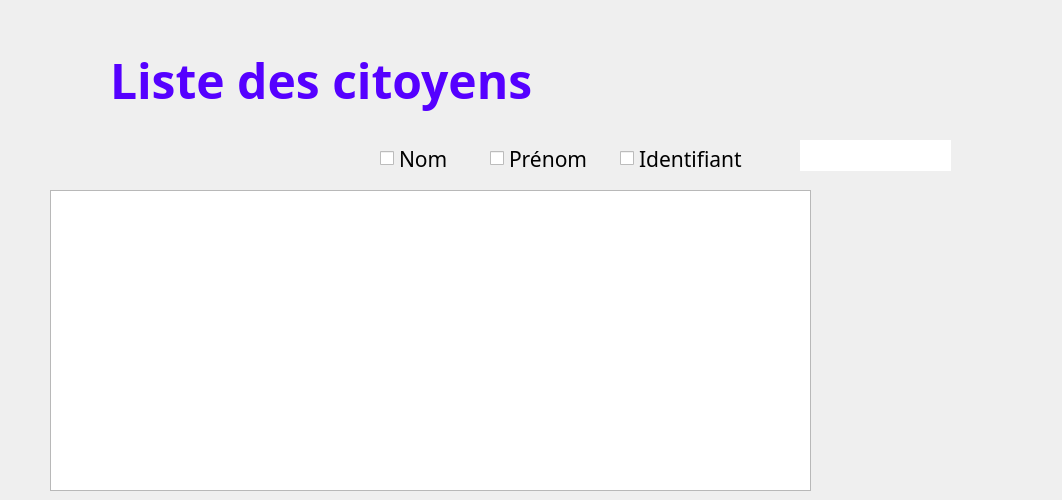
      <widget class="QWidget" name="page_7">
       <widget class="QPushButton" name="recherche">
        <property name="geometry">
         <rect>
          <x>960</x>
          <y>140</y>
          <width>93</width>
          <height>28</height>
         </rect>
        </property>
        <property name="styleSheet">
         <string notr="true">#recherche{
background-color: transparent;
border-image: url(:recherche.png);
background: none;
border: none;
background-repeat: none;
}
</string>
        </property>
        <property name="text">
         <string/>
        </property>
       </widget>
       <widget class="QPushButton" name="Menu_2">
        <property name="geometry">
         <rect>
          <x>20</x>
          <y>20</y>
          <width>61</width>
          <height>51</height>
         </rect>
        </property>
        <property name="styleSheet">
         <string notr="true">#Menu_2{
background-color: transparent;
border-image: url(:Menu.png);
background: none;
border: none;
background-repeat: none;
}
</string>
        </property>
        <property name="text">
         <string/>
        </property>
       </widget>
       <widget class="QLineEdit" name="input_recherche">
        <property name="geometry">
         <rect>
          <x>800</x>
          <y>140</y>
          <width>151</width>
          <height>31</height>
         </rect>
        </property>
        <property name="font">
         <font>
          <family>Javanese Text</family>
          <pointsize>12</pointsize>
         </font>
        </property>
        <property name="styleSheet">
         <string notr="true">#input_recherche {
background-color: transparent;
border-image: url(:champs.png);
background: none;
border: none;
background-repeat: none;
}
</string>
        </property>
       </widget>
       <widget class="QPushButton" name="ajouter_cit">
        <property name="geometry">
         <rect>
          <x>800</x>
          <y>90</y>
          <width>141</width>
          <height>41</height>
         </rect>
        </property>
        <property name="styleSheet">
         <string notr="true">#ajouter_cit{
background-color: transparent;
border-image: url(:Ajouter.png);
background: none;
border: none;
background-repeat: none;
}
#ajouter_cit:hover{
background-color: transparent;
border-image: url(:Ajouter_P.png);
background: none;
border: none;
background-repeat: none;
}</string>
        </property>
        <property name="text">
         <string/>
        </property>
        <property name="checkable">
         <bool>false</bool>
        </property>
        <property name="autoDefault">
         <bool>false</bool>
        </property>
        <property name="flat">
         <bool>false</bool>
        </property>
       </widget>
       <widget class="QTableView" name="tableView_citoyen">
        <property name="geometry">
         <rect>
          <x>50</x>
          <y>190</y>
          <width>761</width>
          <height>301</height>
         </rect>
        </property>
        <property name="font">
         <font>
          <family>Javanese Text</family>
          <pointsize>14</pointsize>
         </font>
        </property>
       </widget>
       <widget class="QLabel" name="label_34">
        <property name="geometry">
         <rect>
          <x>110</x>
          <y>30</y>
          <width>681</width>
          <height>101</height>
         </rect>
        </property>
        <property name="font">
         <font>
          <family>Segoe Print</family>
         </font>
        </property>
        <property name="styleSheet">
         <string notr="true">#label_16 {
background-color: transparent;
background: none;
border: none;
background-repeat: none;
}
</string>
        </property>
        <property name="text">
         <string>&lt;html&gt;&lt;head/&gt;&lt;body&gt;&lt;p&gt;&lt;span style=&quot; font-size:36pt; font-weight:600; color:#5500ff;&quot;&gt;Liste des citoyens&lt;/span&gt;&lt;/p&gt;&lt;/body&gt;&lt;/html&gt;</string>
        </property>
        <property name="textFormat">
         <enum>Qt::AutoText</enum>
        </property>
        <property name="scaledContents">
         <bool>false</bool>
        </property>
       </widget>
       <widget class="QCheckBox" name="rech_id">
        <property name="geometry">
         <rect>
          <x>620</x>
          <y>140</y>
          <width>141</width>
          <height>37</height>
         </rect>
        </property>
        <property name="font">
         <font>
          <family>Corbel</family>
          <pointsize>16</pointsize>
         </font>
        </property>
        <property name="text">
         <string>Identifiant</string>
        </property>
       </widget>
       <widget class="QCheckBox" name="rech_prenom">
        <property name="geometry">
         <rect>
          <x>490</x>
          <y>140</y>
          <width>121</width>
          <height>37</height>
         </rect>
        </property>
        <property name="font">
         <font>
          <family>Corbel</family>
          <pointsize>16</pointsize>
         </font>
        </property>
        <property name="text">
         <string>Prénom</string>
        </property>
       </widget>
       <widget class="QCheckBox" name="rech_nom">
        <property name="geometry">
         <rect>
          <x>380</x>
          <y>140</y>
          <width>92</width>
          <height>37</height>
         </rect>
        </property>
        <property name="font">
         <font>
          <family>Corbel</family>
          <pointsize>16</pointsize>
         </font>
        </property>
        <property name="text">
         <string>Nom</string>
        </property>
       </widget>
      </widget>
